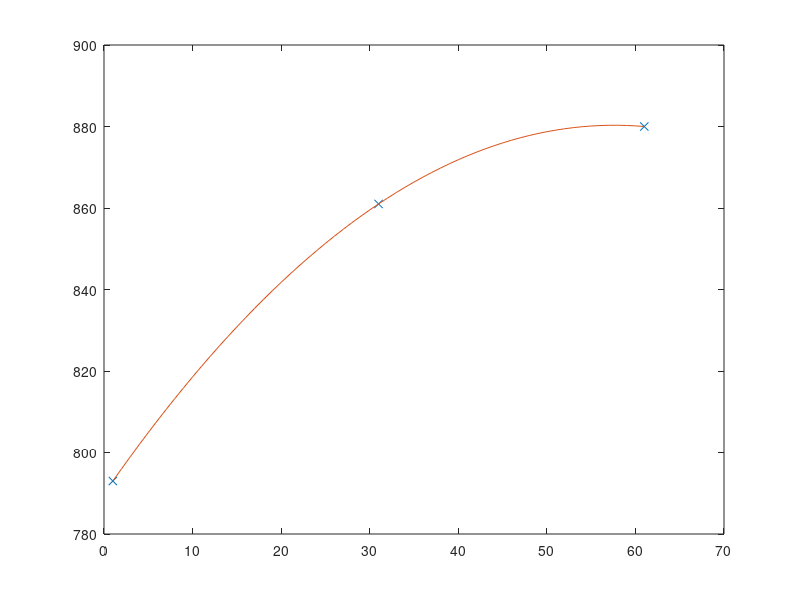

Here is the MATLAB script that generated this plot:
%% 数据输入
format long
x = [1,31,61];
yc = [5*60+51, 5*60+17 5*60+10];%分钟
yl = [19*60+4, 19*60+38 19*60+50];
y = yl-yc;
n = length(x);

%% 插值
x0 = 1:1:61;

%% 插值计算
for k = 1:1:61
res(k) = 0;
for i=1:n
    l = 1;
    for j = 1:n %计算lj
        if j ~= i
            l = l*(x0(k)-x(j))/(x(i)-x(j));
        end
    end
    res(k) = res(k) + l*y(i);
end
end


%% 图形化输出
plot(x,y,'x');
hold on
plot(x0,res);